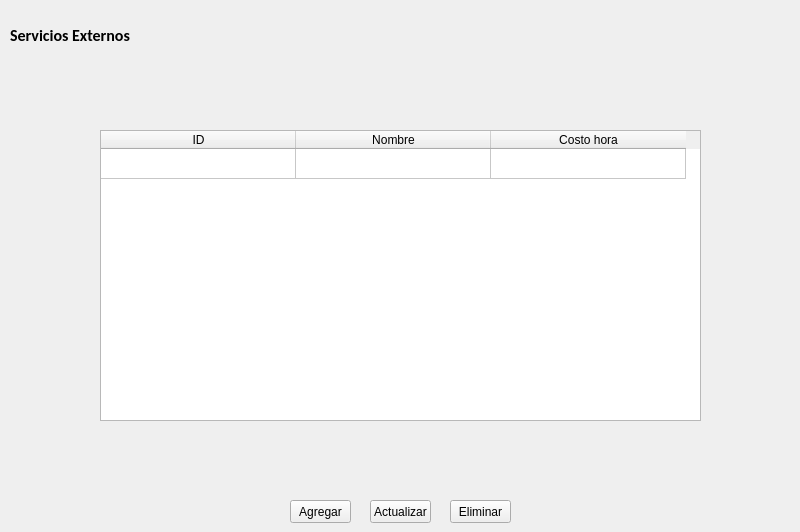
    <widget class="QWidget" name="page_12">
     <widget class="QLabel" name="label_31">
      <property name="geometry">
       <rect>
        <x>10</x>
        <y>20</y>
        <width>781</width>
        <height>31</height>
       </rect>
      </property>
      <property name="font">
       <font>
        <family>Calibri</family>
        <pointsize>12</pointsize>
        <weight>75</weight>
        <italic>false</italic>
        <bold>true</bold>
       </font>
      </property>
      <property name="text">
       <string>Servicios Externos</string>
      </property>
     </widget>
     <widget class="QPushButton" name="pushButton_32">
      <property name="geometry">
       <rect>
        <x>370</x>
        <y>500</y>
        <width>61</width>
        <height>23</height>
       </rect>
      </property>
      <property name="text">
       <string>Actualizar</string>
      </property>
      <property name="checkable">
       <bool>true</bool>
      </property>
     </widget>
     <widget class="QTableWidget" name="tableWidget_15">
      <property name="geometry">
       <rect>
        <x>100</x>
        <y>130</y>
        <width>601</width>
        <height>291</height>
       </rect>
      </property>
      <property name="alternatingRowColors">
       <bool>false</bool>
      </property>
      <property name="rowCount">
       <number>1</number>
      </property>
      <attribute name="horizontalHeaderCascadingSectionResizes">
       <bool>true</bool>
      </attribute>
      <attribute name="horizontalHeaderDefaultSectionSize">
       <number>195</number>
      </attribute>
      <attribute name="horizontalHeaderHighlightSections">
       <bool>true</bool>
      </attribute>
      <attribute name="horizontalHeaderMinimumSectionSize">
       <number>100</number>
      </attribute>
      <attribute name="horizontalHeaderShowSortIndicator" stdset="0">
       <bool>false</bool>
      </attribute>
      <attribute name="horizontalHeaderStretchLastSection">
       <bool>false</bool>
      </attribute>
      <attribute name="verticalHeaderVisible">
       <bool>false</bool>
      </attribute>
      <attribute name="verticalHeaderCascadingSectionResizes">
       <bool>false</bool>
      </attribute>
      <attribute name="verticalHeaderShowSortIndicator" stdset="0">
       <bool>false</bool>
      </attribute>
      <attribute name="verticalHeaderStretchLastSection">
       <bool>false</bool>
      </attribute>
      <row/>
      <column>
       <property name="text">
        <string>ID</string>
       </property>
      </column>
      <column>
       <property name="text">
        <string>Nombre</string>
       </property>
      </column>
      <column>
       <property name="text">
        <string>Costo hora</string>
       </property>
      </column>
     </widget>
     <widget class="QPushButton" name="pushButton_33">
      <property name="geometry">
       <rect>
        <x>450</x>
        <y>500</y>
        <width>61</width>
        <height>23</height>
       </rect>
      </property>
      <property name="text">
       <string>Eliminar</string>
      </property>
     </widget>
     <widget class="QPushButton" name="pushButton_37">
      <property name="geometry">
       <rect>
        <x>290</x>
        <y>500</y>
        <width>61</width>
        <height>23</height>
       </rect>
      </property>
      <property name="text">
       <string>Agregar</string>
      </property>
     </widget>
    </widget>
